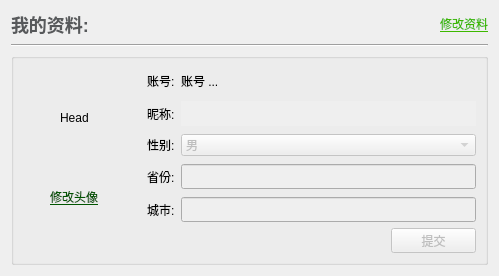
<?xml version="1.0" encoding="UTF-8"?>
<ui version="4.0">
 <class>UserInfoW</class>
 <widget class="QDialog" name="UserInfoW">
  <property name="geometry">
   <rect>
    <x>0</x>
    <y>0</y>
    <width>499</width>
    <height>260</height>
   </rect>
  </property>
  <property name="windowTitle">
   <string>信息管理</string>
  </property>
  <property name="windowIcon">
   <iconset resource="resource.qrc">
    <normaloff>:/new/prefix1/res/用户中心.png</normaloff>:/new/prefix1/res/用户中心.png</iconset>
  </property>
  <layout class="QGridLayout" name="gridLayout_5" rowstretch="1,8,0">
   <item row="0" column="0">
    <layout class="QGridLayout" name="gridLayout">
     <item row="0" column="0">
      <widget class="QLabel" name="label">
       <property name="styleSheet">
        <string notr="true">font-size:18px;
font-weight:bold;
color:rgb(87,89,91);</string>
       </property>
       <property name="text">
        <string>我的资料:</string>
       </property>
      </widget>
     </item>
     <item row="0" column="1" alignment="Qt::AlignRight">
      <widget class="QLabel" name="labRInfo">
       <property name="text">
        <string>&lt;html&gt;&lt;head/&gt;&lt;body&gt;&lt;p&gt;&lt;span style=&quot; text-decoration: underline; color:#3db800;&quot;&gt;修改资料&lt;/span&gt;&lt;/p&gt;&lt;/body&gt;&lt;/html&gt;</string>
       </property>
      </widget>
     </item>
    </layout>
   </item>
   <item row="2" column="0">
    <widget class="QGroupBox" name="groupBox">
     <property name="title">
      <string/>
     </property>
     <layout class="QGridLayout" name="gridLayout_4" columnstretch="3,10">
      <item row="0" column="0">
       <layout class="QGridLayout" name="gridLayout_2" rowstretch="4,2">
        <property name="rightMargin">
         <number>0</number>
        </property>
        <item row="0" column="0" alignment="Qt::AlignHCenter">
         <widget class="QLabel" name="labPic">
          <property name="text">
           <string>Head</string>
          </property>
         </widget>
        </item>
        <item row="1" column="0" alignment="Qt::AlignHCenter">
         <widget class="QLabel" name="labRepairHead">
          <property name="text">
           <string>&lt;html&gt;&lt;head/&gt;&lt;body&gt;&lt;p&gt;&lt;span style=&quot; text-decoration: underline; color:#005500;&quot;&gt;修改头像&lt;/span&gt;&lt;/p&gt;&lt;/body&gt;&lt;/html&gt;</string>
          </property>
         </widget>
        </item>
       </layout>
      </item>
      <item row="0" column="1">
       <layout class="QGridLayout" name="gridLayout_3" rowstretch="1,1,1,1,1">
        <property name="leftMargin">
         <number>15</number>
        </property>
        <property name="verticalSpacing">
         <number>8</number>
        </property>
        <item row="0" column="0">
         <widget class="QLabel" name="label_3">
          <property name="minimumSize">
           <size>
            <width>0</width>
            <height>25</height>
           </size>
          </property>
          <property name="text">
           <string>账号:</string>
          </property>
         </widget>
        </item>
        <item row="0" column="1">
         <widget class="QLabel" name="labAccount">
          <property name="minimumSize">
           <size>
            <width>0</width>
            <height>25</height>
           </size>
          </property>
          <property name="maximumSize">
           <size>
            <width>16777215</width>
            <height>25</height>
           </size>
          </property>
          <property name="text">
           <string>账号 ...</string>
          </property>
         </widget>
        </item>
        <item row="1" column="0">
         <widget class="QLabel" name="label_4">
          <property name="text">
           <string>昵称:</string>
          </property>
         </widget>
        </item>
        <item row="1" column="1">
         <widget class="QLineEdit" name="editName">
          <property name="enabled">
           <bool>false</bool>
          </property>
          <property name="minimumSize">
           <size>
            <width>0</width>
            <height>25</height>
           </size>
          </property>
          <property name="frame">
           <bool>false</bool>
          </property>
          <property name="readOnly">
           <bool>false</bool>
          </property>
         </widget>
        </item>
        <item row="2" column="0">
         <widget class="QLabel" name="label_5">
          <property name="text">
           <string>性别:</string>
          </property>
         </widget>
        </item>
        <item row="2" column="1">
         <widget class="QComboBox" name="comSex">
          <property name="enabled">
           <bool>false</bool>
          </property>
          <item>
           <property name="text">
            <string>男</string>
           </property>
          </item>
          <item>
           <property name="text">
            <string>女</string>
           </property>
          </item>
         </widget>
        </item>
        <item row="3" column="0">
         <widget class="QLabel" name="label_6">
          <property name="text">
           <string>省份:</string>
          </property>
         </widget>
        </item>
        <item row="3" column="1">
         <widget class="QLineEdit" name="editProvince">
          <property name="enabled">
           <bool>false</bool>
          </property>
          <property name="minimumSize">
           <size>
            <width>0</width>
            <height>25</height>
           </size>
          </property>
         </widget>
        </item>
        <item row="4" column="0">
         <widget class="QLabel" name="label_7">
          <property name="text">
           <string>城市:</string>
          </property>
         </widget>
        </item>
        <item row="4" column="1">
         <widget class="QLineEdit" name="editCity">
          <property name="enabled">
           <bool>false</bool>
          </property>
          <property name="minimumSize">
           <size>
            <width>0</width>
            <height>25</height>
           </size>
          </property>
         </widget>
        </item>
       </layout>
      </item>
      <item row="1" column="1" alignment="Qt::AlignRight">
       <widget class="QPushButton" name="BtnSure">
        <property name="enabled">
         <bool>false</bool>
        </property>
        <property name="minimumSize">
         <size>
          <width>85</width>
          <height>25</height>
         </size>
        </property>
        <property name="text">
         <string>提交</string>
        </property>
       </widget>
      </item>
     </layout>
    </widget>
   </item>
   <item row="1" column="0">
    <widget class="Line" name="line">
     <property name="orientation">
      <enum>Qt::Horizontal</enum>
     </property>
    </widget>
   </item>
  </layout>
 </widget>
 <resources>
  <include location="resource.qrc"/>
 </resources>
 <connections/>
</ui>
